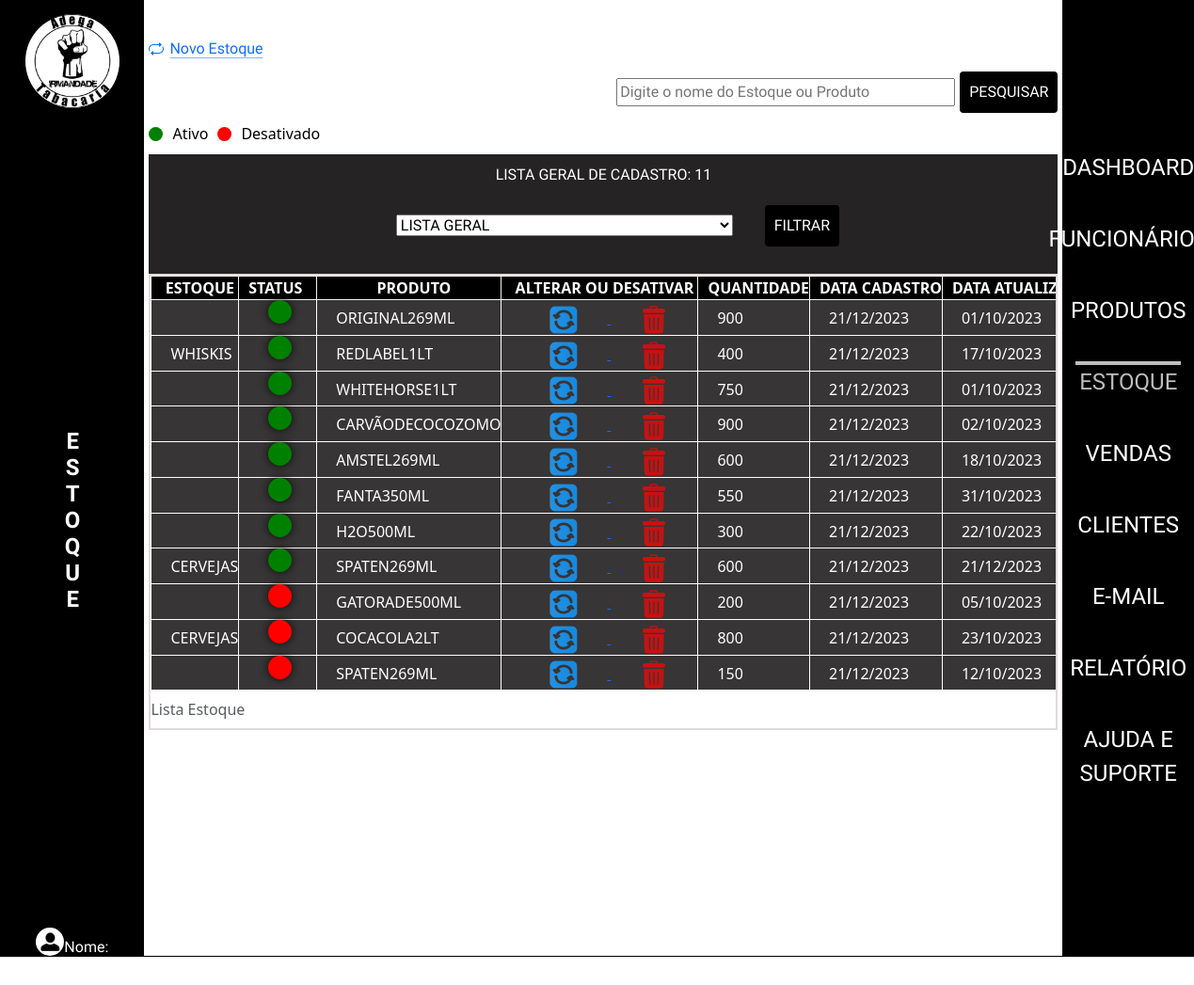
The app's page /admin/index.php?p=estoque with its own data.
### tables this page shows
CREATE TABLE `tblestoque` (
  `idEstoque` int(11) NOT NULL,
  `nomeEstoque` varchar(100) NOT NULL,
  `quantidadeEstoque` int(11) NOT NULL,
  `dataCadastroEstoque` date DEFAULT curdate(),
  `dataAtualiEstoque` date DEFAULT curdate(),
  `statusEstoque` varchar(10) NOT NULL,
  `horaEstoque` time DEFAULT curtime(),
  `idProduto` int(11) NOT NULL
);

CREATE TABLE `tblprodutos` (
  `idProduto` int(11) NOT NULL,
  `nomeProduto` varchar(255) NOT NULL,
  `descricaoProduto` varchar(50) NOT NULL,
  `categoriaProduto` varchar(50) NOT NULL,
  `statusProduto` varchar(255) DEFAULT 'Ativo',
  `precoCompraProduto` double(10,2) NOT NULL,
  `precoVendaProduto` double(10,2) NOT NULL,
  `fornecedorProduto` varchar(20) NOT NULL,
  `dataReceProduto` date DEFAULT curdate(),
  `horaProduto` time DEFAULT curtime()
);

### admin/class/estoque.php (called while the page is built, shortened)
<?php
class EstoqueClass
{
    public function listarEstoque()
{
    $sql = "SELECT
        m.idEstoque,
        m.nomeEstoque,
        m.quantidadeEstoque,
        m.dataCadastroEstoque,
        m.dataAtualiEstoque,
        m.statusEstoque,
        m.horaEstoque,
        a.nomeProduto
    FROM
        tblestoque m
    INNER JOIN
        tblprodutos a ON m.idProduto = a.idProduto
    WHERE
        m.statusEstoque = 'ATIVO'
    ORDER BY
        m.idEstoque ASC";
    try {
        $conn = Conexao::LigarConexao();
        $resultado = $conn->query($sql);
        $lista = $resultado->fetchAll();
        return $lista;
    } catch (PDOException $e) {
        echo "Erro na consulta: " . $e->getMessage();
        return false;
    }
}
public function listarEstoqueDesativados()
{
    $sql = "SELECT
        m.idEstoque,
        m.nomeEstoque,
        m.quantidadeEstoque,
        m.dataCadastroEstoque,
        m.dataAtualiEstoque,
        m.statusEstoque,
        m.horaEstoque,
        a.nomeProduto
    FROM
        tblestoque m
    INNER JOIN
        tblprodutos a ON m.idProduto = a.idProduto
    WHERE
        m.statusEstoque = 'DESATIVADO'
    ORDER BY
        m.idEstoque ASC";
    try {
        $conn = Conexao::LigarConexao();
        $resultado = $conn->query($sql);
        $lista = $resultado->fetchAll();
        return $lista;
    } catch (PDOException $e) {
        echo "Erro na consulta: " . $e->getMessage();
        return false;
    }
}
}

### admin/estoque/listar.php (the view, shortened to what this page needs)
<?php
require_once('class/estoque.php');
$estoque = new EstoqueClass();
$listaAtivos = $estoque->listarEstoque();
$listaDesativados = $estoque->listarEstoqueDesativados();
$listaFiltrada = array_merge($listaAtivos, $listaDesativados);
$statusFiltrar = '';
$totalCadastrados = count($listaFiltrada);
$totalAtivos = count($listaAtivos);
$totalDesativados = count($listaDesativados);
?>
<div>
    <a class="icon-link icon-link-hover" style="--bs-icon-link-transform: translate3d(0, -.125rem, 0);" href="index.php?p=estoque&e=cadastrar">
        Novo Estoque
    </a>
</div>
<div>
    <form class="CampoPes" action="" method="POST">
        <input type="text" id="searchInput" name="searchInput" placeholder="Digite o nome do Estoque ou Produto">
        <button type="submit">Pesquisar</button>
    </form>
</div>
<?php if (empty($statusFiltrar) || $statusFiltrar === 'LISTA GERAL') : ?>
    <div class="legenda-status">
        <div class="bolinha verde"></div>
        <span>Ativo</span>
        <div class="bolinha vermelha"></div>
        <span>Desativado</span>
    </div>
<?php endif; ?>
<form class="formStatus" action="" method="POST">
    <div>
        <select class="seleAtual" aria-label="Default select example" name="statusEstoque">
            <option value="" <?php echo empty($statusFiltrar) ? 'selected' : 'LISTA GERAL'; ?>>LISTA GERAL</option>
        </select>
        <button type="submit">Filtrar</button>
    </div>
    <div>
        <?php if ($statusFiltrar === 'ATIVO') : ?>
            <p class="total">Total de ativos: <?php echo $totalAtivos; ?></p>
        <?php elseif ($statusFiltrar === 'DESATIVADO') : ?>
            <p class="total">Total de desativados: <?php echo $totalDesativados; ?></p>
        <?php else : ?>
            <p class="total">Lista Geral de Cadastro: <?php echo $totalCadastrados; ?></p>
        <?php endif; ?>
    </div>
</form>
<div class="table-container" id="arrastarMouse">
    <div>
        <table>
            <caption>Lista Estoque</caption>
            <thead>
                <tr>
                    <th>Estoque</th>
                    <?php if (empty($statusFiltrar) || $statusFiltrar === 'LISTA GERAL') : ?>
                        <th class="spanstatus">Status</th>
                    <?php endif; ?>
                    <th>Produto</th>
                    <?php if ($statusFiltrar !== 'DESATIVADO') : ?>
                        <th>Alterar ou Desativar</th>
                    <?php endif; ?>
                    <th>Quantidade</th>
                    <th>Data Cadastro</th>
                    <th>Data Atualização</th>
                </tr>
            </thead>
            <tbody>
                <?php foreach ($listaFiltrada as $linha) : ?>
                    <?php if (empty($statusFiltrar) || $linha['statusEstoque'] === $statusFiltrar) : ?>
                        <tr>
                            <td><?php echo $linha['nomeEstoque'] ?></td>
                            <?php if (empty($statusFiltrar) || $statusFiltrar === 'LISTA GERAL') : ?>
                                <td class="spanstatus">
                                    <?php if ($linha['statusEstoque'] === 'ATIVO') : ?>
                                        <span class="status-span active-status"></span>
                                    <?php else : ?>
                                        <span class="status-span inactive-status"></span>
                                    <?php endif; ?>
                                </td>
                            <?php endif; ?>
                            <td><?php echo $linha['nomeProduto'] ?></td>
                            <?php if ($statusFiltrar !== 'DESATIVADO') : ?>
                                <td class="btngrudsicone">
                                    <a href="index.php?p=estoque&e=atualizar&id=<?php echo $linha['idEstoque'] ?>">
                                        <img src="./img/setas-flechas.png" alt="">
                                    </a>
                                    <a href="index.php?p=estoque&e=desativar&id=<?php echo $linha['idEstoque'] ?>" onclick="return confirmarDesativacao()">
                                        <img src="./img/lixeira-de-reciclagem.png" alt="">
                                    </a>
                                </td>
                            <?php endif; ?>
                            <td><?php echo $linha['quantidadeEstoque'] ?></td>
                            <td><?php echo date('d/m/Y', strtotime($linha['dataCadastroEstoque'])) ?></td>
                            <td><?php echo date('d/m/Y', strtotime($linha['dataAtualiEstoque'])) ?></td>
                        </tr>
                    <?php endif; ?>
                <?php endforeach; ?>
            </tbody>
        </table>
    </div>
</div>

### admin/css/estilo.css (style rules this page uses)
* a, h1, h2, h3, h4 { font-family: 'Secular One'; font-size: 16px; text-align: center; margin: 0; padding: 0; box-sizing: border-box; }
body { display: flex; flex-direction: column; min-height: 100vh; color: #ffffff; }
.table-container { max-height: 800px; overflow-y: auto; overflow-x: auto; border: 2px solid #e3dada; text-align: justify; white-space: nowrap; cursor: grab; }
table { width: 100%; border-collapse: collapse; border: 1px solid #f8f1f1; }
td { background: #373535; border: 1px solid #fff; color: #fff; text-indent: 20px; text-transform: uppercase; width: 100%; }
th { border: 1px solid #f8f1f1; text-align: center; font-size: 1.0em; font-weight: bold; text-transform: uppercase; text-indent: 10px; background: #000000; color: #ffffff; }
form { display: flex; flex-direction: column; align-items: center; background: #252323; width: 100%; font-family: 'Secular One'; text-transform: uppercase; }
input { margin: 5px 5px; width: 360px; }
select { margin: 30px; }
button { margin: 10px 0; padding: 10px; background-color: #000000; color: #fff; border: none; border-radius: 4px; text-transform: uppercase; }
.seleAtual { width: 358px; }
.total { color: #ffffff; font-size: 1.0em; margin-bottom: 0; }
.formStatus { display: flex; flex-direction: column-reverse; justify-content: space-around; padding: 10px; }
.CampoPes { display: flex; justify-content: flex-end; flex-direction: row; background: none; }
.btngrudsicone img { margin-right: 30px; margin-left: 30px; }
.spanstatus { text-align: center; padding-right: 15px; }
.status-span { display: inline-block; width: 25px; height: 25px; border-radius: 50%; box-shadow: 0 0 10px rgba(0, 0, 0, 0.8); }
.active-status { background-color: green; animation: pulse 1s infinite alternate; padding: 5px 5px; }
.inactive-status { background-color: red; animation: rotate 2s linear infinite, scale 1s ease-in-out infinite alternate; padding: 5px 5px; }
.legenda-status { display: flex; align-items: center; gap: 10px; margin-bottom: 10px; }
.bolinha { width: 15px; height: 15px; border-radius: 50%; }
.verde { background-color: green; }
.vermelha { background-color: red; }

### records on screen
tblestoque: statusEstoque "ATIVO" (drawn), idProduto.nomeProduto "ORIGINAL269ML", quantidadeEstoque "900", dataCadastroEstoque "21/12/2023", dataAtualiEstoque "01/10/2023"
tblestoque: nomeEstoque "WHISKIS", statusEstoque "ATIVO" (drawn), idProduto.nomeProduto "REDLABEL1LT", quantidadeEstoque "400", dataCadastroEstoque "21/12/2023", dataAtualiEstoque "17/10/2023"
tblestoque: statusEstoque "ATIVO" (drawn), idProduto.nomeProduto "WHITEHORSE1LT", quantidadeEstoque "750", dataCadastroEstoque "21/12/2023", dataAtualiEstoque "01/10/2023"
tblestoque: statusEstoque "ATIVO" (drawn), idProduto.nomeProduto "CARVÃODECOCOZOMO", quantidadeEstoque "900", dataCadastroEstoque "21/12/2023", dataAtualiEstoque "02/10/2023"
tblestoque: statusEstoque "ATIVO" (drawn), idProduto.nomeProduto "AMSTEL269ML", quantidadeEstoque "600", dataCadastroEstoque "21/12/2023", dataAtualiEstoque "18/10/2023"
tblestoque: statusEstoque "ATIVO" (drawn), idProduto.nomeProduto "FANTA350ML", quantidadeEstoque "550", dataCadastroEstoque "21/12/2023", dataAtualiEstoque "31/10/2023"
tblestoque: statusEstoque "ATIVO" (drawn), idProduto.nomeProduto "H2O500ML", quantidadeEstoque "300", dataCadastroEstoque "21/12/2023", dataAtualiEstoque "22/10/2023"
tblestoque: nomeEstoque "CERVEJAS", statusEstoque "ATIVO" (drawn), idProduto.nomeProduto "SPATEN269ML", quantidadeEstoque "600", dataCadastroEstoque "21/12/2023", dataAtualiEstoque "21/12/2023"
tblestoque: statusEstoque "DESATIVADO" (drawn), idProduto.nomeProduto "GATORADE500ML", quantidadeEstoque "200", dataCadastroEstoque "21/12/2023", dataAtualiEstoque "05/10/2023"
tblestoque: nomeEstoque "CERVEJAS", statusEstoque "DESATIVADO" (drawn), idProduto.nomeProduto "COCACOLA2LT", quantidadeEstoque "800", dataCadastroEstoque "21/12/2023", dataAtualiEstoque "23/10/2023"
tblestoque: statusEstoque "DESATIVADO" (drawn), idProduto.nomeProduto "SPATEN269ML", quantidadeEstoque "150", dataCadastroEstoque "21/12/2023", dataAtualiEstoque "12/10/2023"

### other values on screen
$texto[$i] "E"
$texto[$i] "S"
$texto[$i] "T"
$texto[$i] "O"
$texto[$i] "Q"
$texto[$i] "U"
$totalCadastrados "11"
